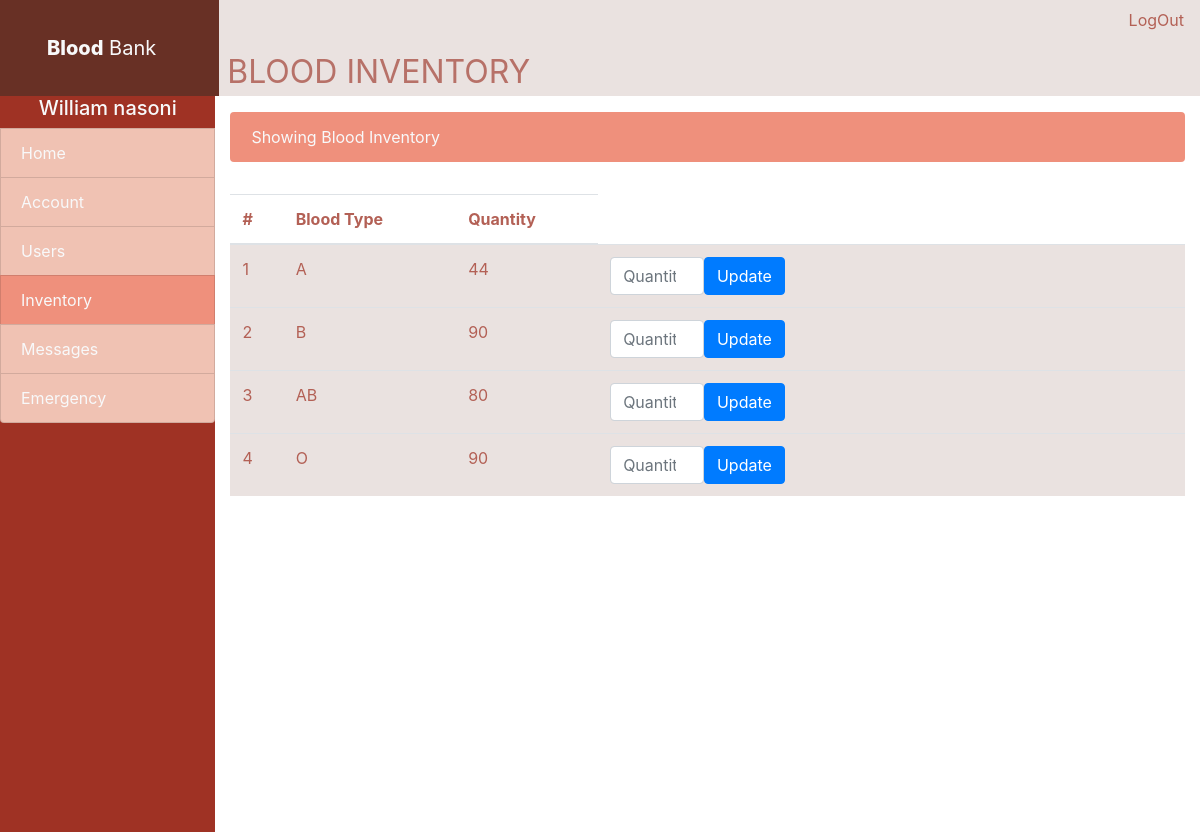
The app's page /views/?page=admin_inventory (signed in) with its own data.
### tables this page shows
CREATE TABLE `blood_group` (
  `id` int(11) NOT NULL,
  `blood_group` varchar(5) NOT NULL,
  `quantity` int(3) NOT NULL
);

### model/db.php (called while the page is built, shortened)
<?php
class model
{
    public function __construct(){
        $host = 'localhost';
        $user = 'root';
        $pass = '';
        $db_name = 'bloodbank';
    }
}

### model/Blood.php (called while the page is built, shortened)
<?php
class Blood extends model
{
    public function fetchBlood(){
        $query1 = "select * from `blood_group`";
       if ($fetchData = self::$mysqli->query($query1)){
            while ($data = $fetchData->fetch_array()){
               $result_data[] = array(
                   'id' => $data["id"],
                   'blood' => $data['blood_group'],
                   'quantity' => $data["quantity"],
               );
            }
           return json_encode($result_data);
       }else{
       }
    }
}

### views/pages/admin/inventory.php (the view, shortened to what this page needs)
<?php
$Blood = new Blood();
$data = json_decode($Blood->fetchBlood(),true);
?>
<?php
if ($success != null){
    echo "<p class='alert alert-success'>$success</p>";
}else{
    echo "<p class='alert text-light nav-side-select'>Showing Blood Inventory</p>";
}
?>
<div class="pt-3">
    <table class="table">
        <thead>
        <tr>
            <th class='cus-color'>#</th>
            <th class='cus-color'>Blood Type</th>
            <th class='cus-color'>Quantity</th>
        </tr>
        </thead>
        <tbody class="white-grey">
        <?php
        $i= 1;
        foreach ($data as $blood) {
            echo "<tr>";
            echo "<td class='cus-color'>$i</td>";
            echo "<td class='cus-color'>{$blood['blood']}</td>";
            echo "<td class='cus-color'>{$blood['quantity']}</td>";
            echo "<td class='cus-color'><form method='get' action='../route/route.php' class='d-flex'><input class='form-control col-2' name='qty' type='number' placeholder='Quantity' required><button class='btn btn-primary' type='submit' name='inventory' value='{$blood['id']}'>Update</button></form></td>";
            echo "</tr>";
            $i ++;
        }
        ?>
        </tbody>
    </table>
</div>

### css/main.css (style rules this page uses)
.white-grey { background-color: #eae2e0; }
.nav-side-select { background-color: #ef907c; }
.cus-color { color: #b36055; }

### records on screen
blood_group: blood_group "A", quantity "44"
blood_group: blood_group "B", quantity "90"
blood_group: blood_group "AB", quantity "80"
blood_group: blood_group "O", quantity "90"

### other values on screen
$sesHelper->getSession('username') "William nasoni"
